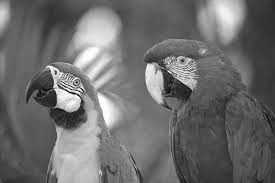
#> input picture images/birds.jpg, 275 x 183 px
$ python bitplane.py
#> lines starting #> are read from the running program, lines starting #| are printed output that depends on the picture; after the words box and inside, x2 and y2 are one past the last pixel; in counts of white or black regions, pixels touching at a corner belong together
import cv2
import numpy as np
# Load citra grayscale
img = cv2.imread('../images/birds.jpg', 0)
#> img is the input picture: shape (183, 275); min 0, max 255, mean 109

# Lakukan iterasi setiap piksel dan ubah nilai piksel kedalam binary menggunakan fungsi np.ninary_repr()
binary_img = []
for i in range(img.shape[0]):
    for j in range(img.shape[1]):
        binary_img.append(np.binary_repr(img[i][j], width=8))  # width = no. of bits
#> after the loop, binary_img = 50325 items

# Lakukan iterasi dari setiap string yang merepresentasikan nilai biner piksel
bit_eight_img = (np.array([int(i[0]) for i in binary_img], dtype=np.uint8) * 128).reshape(img.shape[0], img.shape[1])
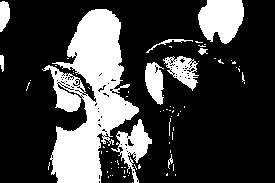
#> bit_eight_img: shape (183, 275); values 0 (black) and 128 (white), 25.5% white; 77 white regions (67 under 20 px), largest, box (x1, y1, x2, y2) and area: (42, 9, 139, 183) 8462, (198, 0, 244, 44) 1538, (111, 119, 152, 183) 926
bit_seven_img = (np.array([int(i[1]) for i in binary_img], dtype=np.uint8) * 64).reshape(img.shape[0], img.shape[1])
#> bit_seven_img: shape (183, 275); values 0 (black) and 64 (white), 69.6% white; 202 black regions (182 under 20 px), largest, box (x1, y1, x2, y2) and area: (26, 9, 139, 183) 6421, (243, 0, 275, 114) 2398, (198, 0, 244, 44) 1017
bit_six_img = (np.array([int(i[2]) for i in binary_img], dtype=np.uint8) * 32).reshape(img.shape[0], img.shape[1])
#> bit_six_img: shape (183, 275); values 0 (black) and 32 (white), 49.7% white; 182 white regions (163 under 20 px), largest, box (x1, y1, x2, y2) and area: (0, 0, 251, 183) 18460, (243, 0, 275, 114) 2398, (196, 128, 233, 183) 790
bit_five_img = (np.array([int(i[3]) for i in binary_img], dtype=np.uint8) * 16).reshape(img.shape[0], img.shape[1])
#> bit_five_img: shape (183, 275); values 0 (black) and 16 (white), 52.9% white; 153 black regions (130 under 20 px), largest, box (x1, y1, x2, y2) and area: (0, 0, 275, 183) 20708, (111, 119, 152, 183) 906, (131, 0, 179, 23) 488
bit_four_img = (np.array([int(i[4]) for i in binary_img], dtype=np.uint8) * 8).reshape(img.shape[0], img.shape[1])
#> bit_four_img: shape (183, 275); values 0 (black) and 8 (white), 51% white; 151 black regions (127 under 20 px), largest, box (x1, y1, x2, y2) and area: (0, 0, 275, 183) 21779, (254, 0, 275, 49) 618, (131, 0, 179, 23) 450
bit_three_img = (np.array([int(i[5]) for i in binary_img], dtype=np.uint8) * 4).reshape(img.shape[0], img.shape[1])
#> bit_three_img: shape (183, 275); values 0 (black) and 4 (white), 48.8% white in thin lines or dots
bit_two_img = (np.array([int(i[6]) for i in binary_img], dtype=np.uint8) * 2).reshape(img.shape[0], img.shape[1])
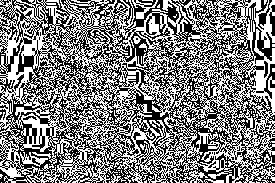
#> bit_two_img: shape (183, 275); values 0 (black) and 2 (white), 49.7% white in thin lines or dots
bit_one_img = (np.array([int(i[7]) for i in binary_img], dtype=np.uint8) * 1).reshape(img.shape[0], img.shape[1])
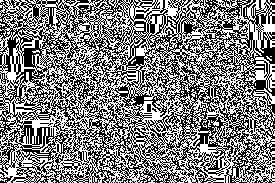
#> bit_one_img: shape (183, 275); values 0 (black) and 1 (white), 49.9% white in thin lines or dots

# Concatenate citra bit plane sehingga mudah untuk ditampilkan menggunakan cv2.hconcat()
sliced_img_r = cv2.hconcat([bit_eight_img, bit_seven_img, bit_six_img, bit_five_img])
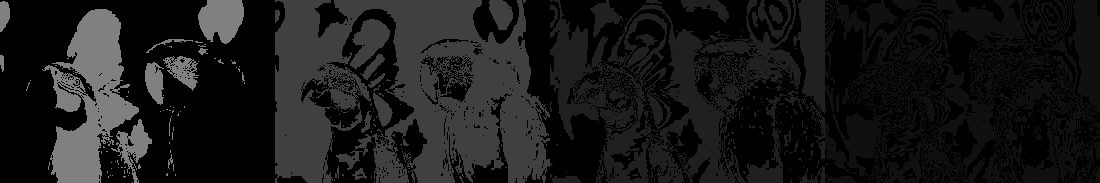
#> sliced_img_r: shape (183, 1100); min 0, max 128, mean 25.4
sliced_img_v = cv2.hconcat([bit_four_img, bit_three_img, bit_two_img, bit_one_img])
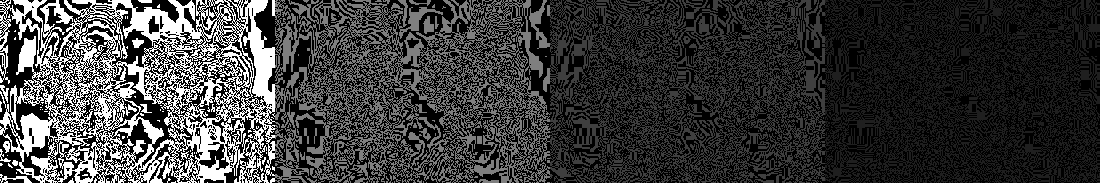
#> sliced_img_v: shape (183, 1100); min 0, max 8, mean 1.88; drawn with min black and max white

# Vertically concatenate
sliced_img = cv2.vconcat([sliced_img_r, sliced_img_v])
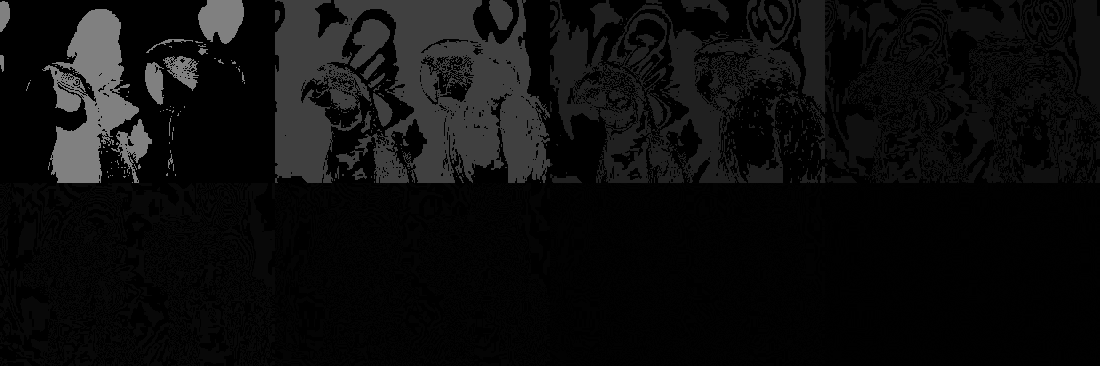
#> sliced_img: shape (366, 1100); min 0, max 128, mean 13.6
resized_sliced_img = cv2.resize(sliced_img, (960, 540))
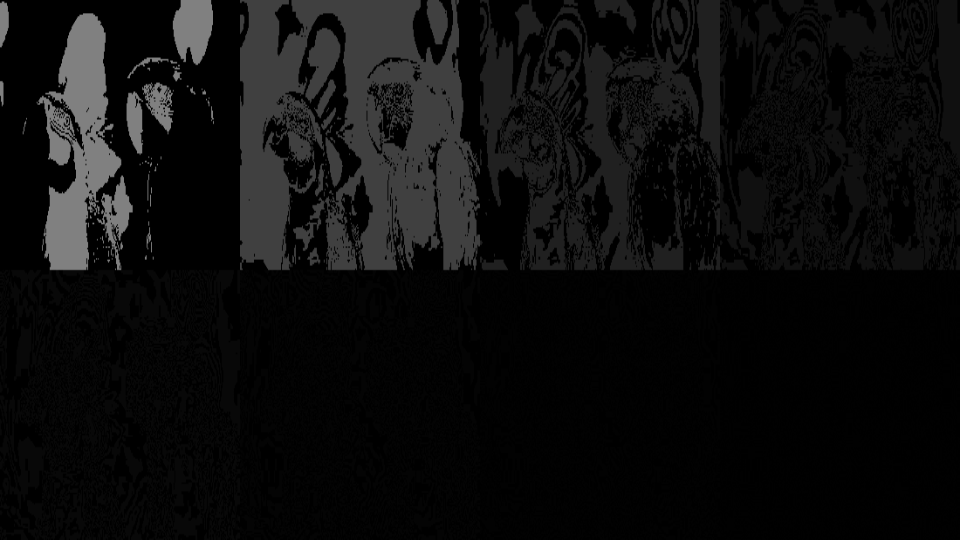
#> resized_sliced_img: shape (540, 960); min 0, max 128, mean 13.6

# Menampilkan Citra Bit Plane
cv2.imshow('Bit Plane Slicing Image', resized_sliced_img)
cv2.waitKey(0)

$ run again, with images/lovebird.jpg copied over images/birds.jpg
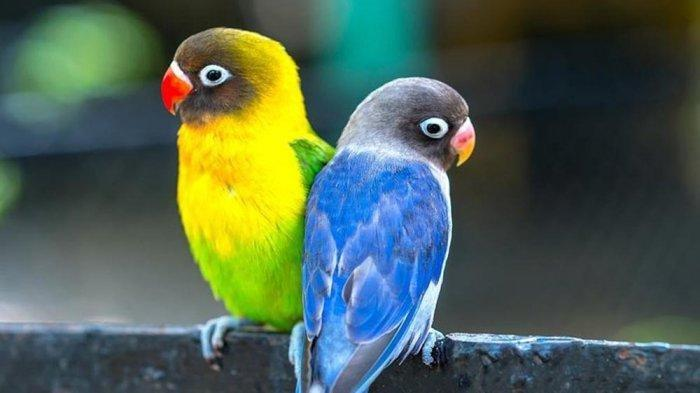
#> input picture images/lovebird.jpg, 700 x 393 px
#> after the loop `for i in range(img.shape[0]):`: binary_img = 275100 items
#> `bit_eight_img = (np.array([int(i[0]) for i in binary_img], dtype=np.ui..`:
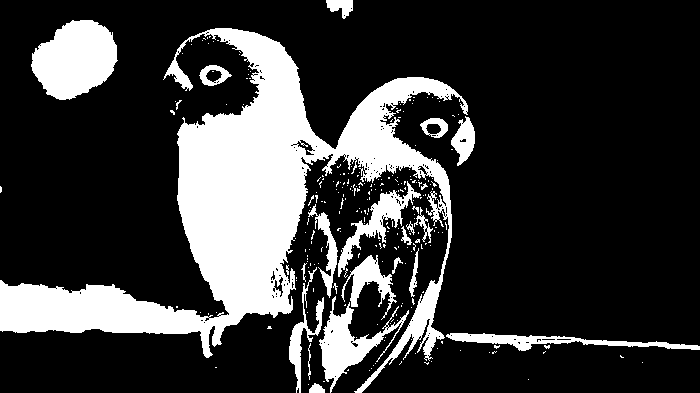
#> bit_eight_img: shape (393, 700); values 0 (black) and 128 (white), 22.1% white; 250 white regions (225 under 20 px), largest, box (x1, y1, x2, y2) and area: (0, 28, 468, 393) 43887, (31, 20, 118, 100) 4941, (319, 296, 409, 393) 2537
#> bit_seven_img: shape (393, 700); values 0 (black) and 64 (white), 43.9% white; 491 white regions (442 under 20 px), largest, box (x1, y1, x2, y2) and area: (0, 0, 462, 321) 67340, (0, 92, 700, 393) 45785, (685, 80, 700, 199) 1124
#> bit_six_img: shape (393, 700); values 0 (black) and 32 (white), 56.1% white; 891 black regions (830 under 20 px), largest, box (x1, y1, x2, y2) and area: (0, 0, 700, 393) 86763, (504, 9, 664, 203) 19630, (31, 20, 118, 100) 4219
#> bit_five_img: shape (393, 700); values 0 (black) and 16 (white), 54.2% white; 846 black regions (783 under 20 px), largest, box (x1, y1, x2, y2) and area: (0, 0, 700, 393) 107821, (10, 144, 170, 202) 3464, (2, 10, 135, 126) 2508
#> bit_four_img: shape (393, 700); values 0 (black) and 8 (white), 51.4% white; 817 black regions (755 under 20 px), largest, box (x1, y1, x2, y2) and area: (0, 0, 700, 393) 106039, (487, 0, 685, 224) 11254, (523, 24, 616, 74) 2799
#> bit_three_img: shape (393, 700); values 0 (black) and 4 (white), 50.3% white; 743 black regions (698 under 20 px), largest, box (x1, y1, x2, y2) and area: (0, 0, 700, 393) 119296, (517, 15, 656, 95) 3997, (517, 98, 609, 192) 3683
#> bit_two_img: shape (393, 700); values 0 (black) and 2 (white), 50% white in thin lines or dots
#> bit_one_img: shape (393, 700); values 0 (black) and 1 (white), 50.4% white; black in thin lines or dots
#> `resized_sliced_img = cv2.resize(sliced_img, (960, 540))`:
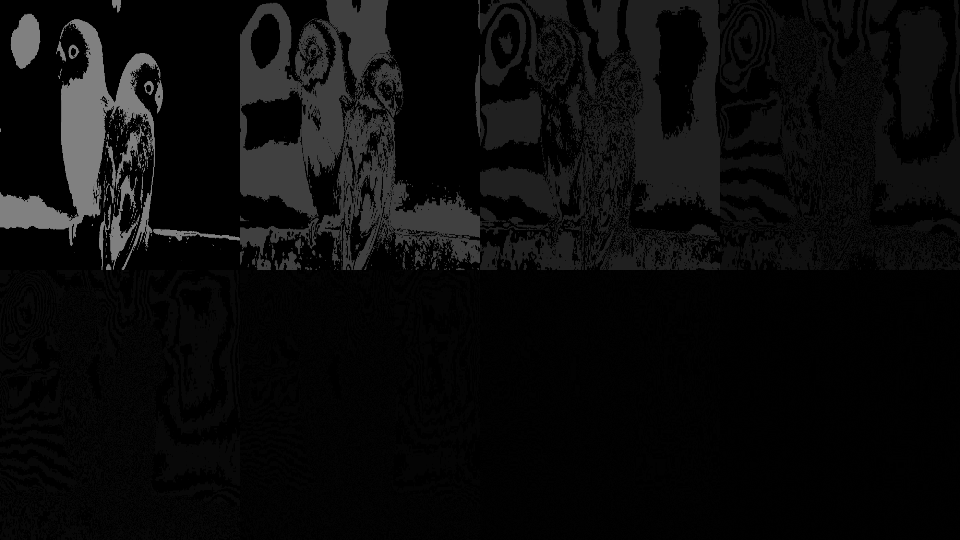
#> resized_sliced_img: shape (540, 960); min 0, max 128, mean 11.3

$ run again, with images/tree.png saved as images/birds.jpg
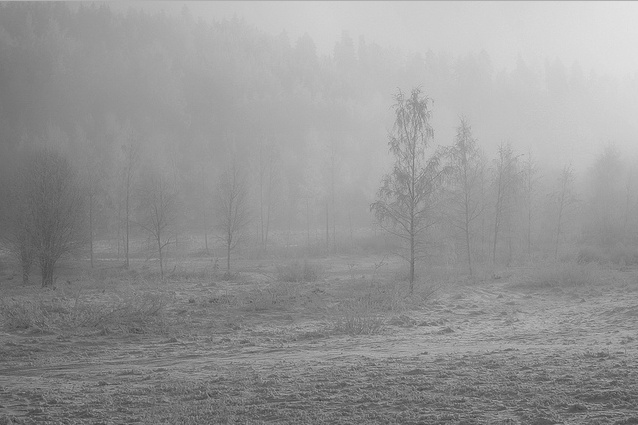
#> input picture images/tree.png, 638 x 425 px
#> img is the input picture: shape (425, 638); min 46, max 227, mean 149.9
#> after the loop `for i in range(img.shape[0]):`: binary_img = 271150 items
#> `bit_eight_img = (np.array([int(i[0]) for i in binary_img], dtype=np.ui..`:
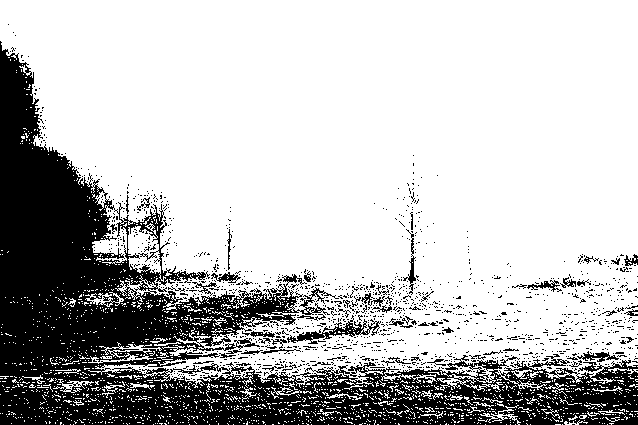
#> bit_eight_img: shape (425, 638); values 0 (black) and 128 (white), 74.1% white; 1345 black regions (1288 under 20 px), largest, box (x1, y1, x2, y2) and area: (0, 41, 638, 425) 63350, (287, 315, 381, 344) 683, (403, 229, 416, 295) 199
#> bit_seven_img: shape (425, 638); values 0 (black) and 64 (white), 40.8% white; 1624 white regions (1564 under 20 px), largest, box (x1, y1, x2, y2) and area: (0, 41, 638, 425) 63331, (199, 1, 638, 166) 39884, (287, 315, 381, 344) 683
#> bit_six_img: shape (425, 638); values 0 (black) and 32 (white), 41.7% white; 2152 white regions (2078 under 20 px), largest, box (x1, y1, x2, y2) and area: (0, 41, 638, 425) 56859, (0, 0, 638, 223) 46112, (287, 315, 381, 348) 722
#> bit_five_img: shape (425, 638); values 0 (black) and 16 (white), 49.4% white; 2372 white regions (2323 under 20 px), largest, box (x1, y1, x2, y2) and area: (17, 0, 638, 290) 58627, (0, 41, 638, 425) 54041, (447, 0, 638, 130) 12776
#> bit_four_img: shape (425, 638); values 0 (black) and 8 (white), 51.1% white; 2158 black regions (2132 under 20 px), largest, box (x1, y1, x2, y2) and area: (0, 0, 638, 425) 116838, (447, 0, 638, 130) 7459, (576, 234, 638, 275) 799
#> bit_three_img: shape (425, 638); values 0 (black) and 4 (white), 50.4% white; black in thin lines or dots
#> bit_two_img: shape (425, 638); values 0 (black) and 2 (white), 50.1% white; black in thin lines or dots
#> bit_one_img: shape (425, 638); values 0 (black) and 1 (white), 50% white in thin lines or dots
#> `resized_sliced_img = cv2.resize(sliced_img, (960, 540))`:
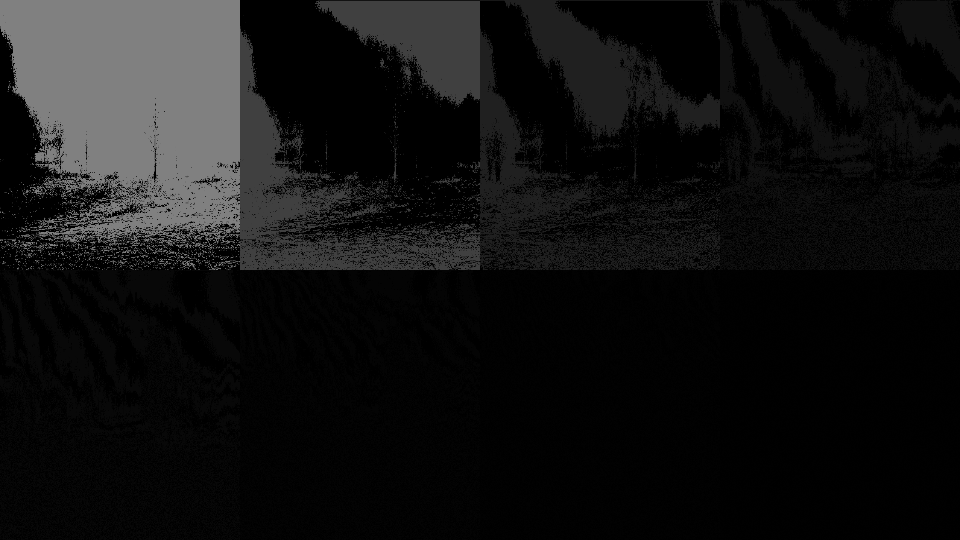
#> resized_sliced_img: shape (540, 960); min 0, max 128, mean 18.7
